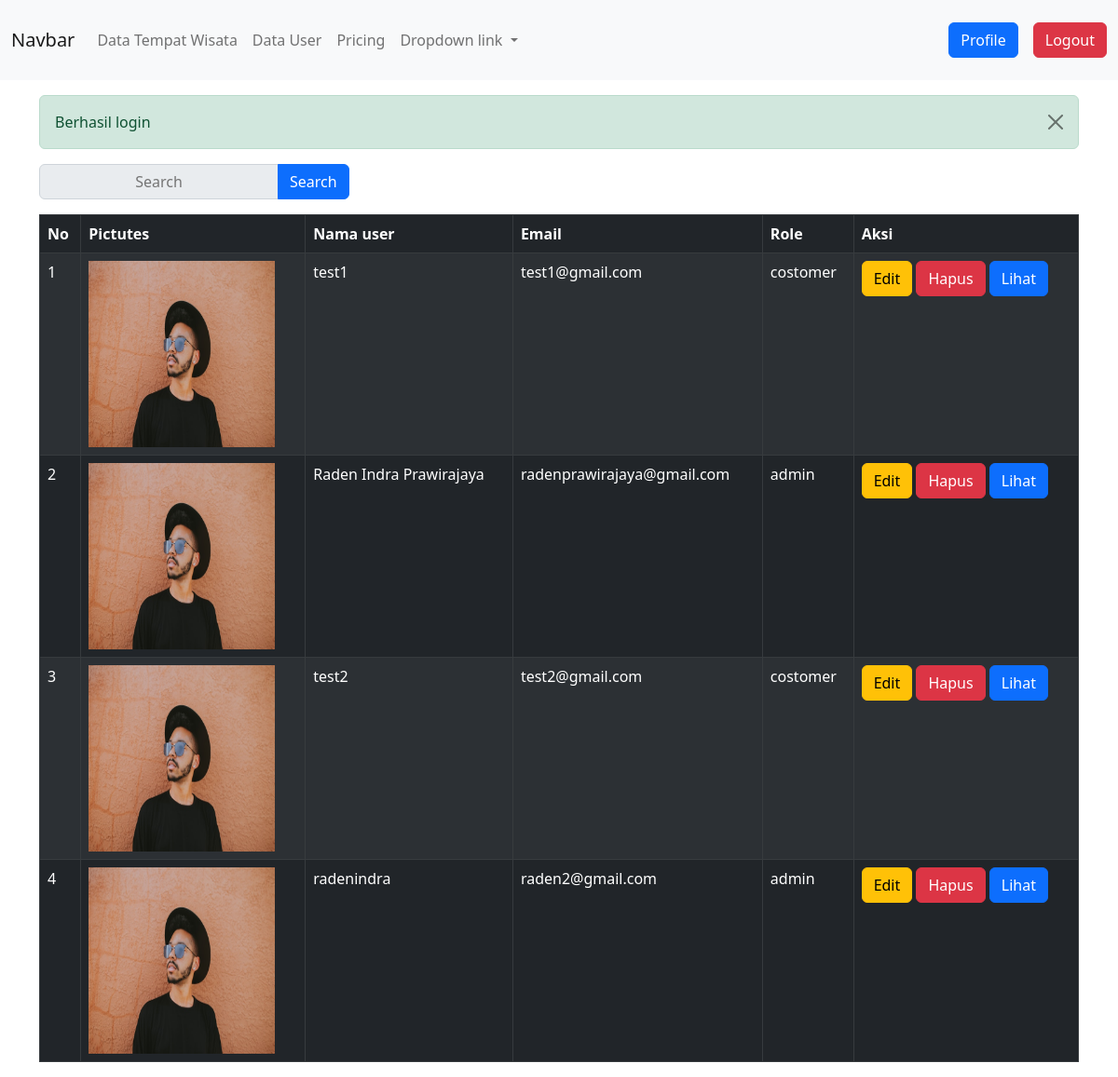
Page /admin/user/index.php (signed in) on the committed database.
### tables this page shows
CREATE TABLE `user` (
  `id_user` int NOT NULL,
  `username` varchar(255) NOT NULL,
  `password` varchar(255) NOT NULL,
  `email` varchar(255) NOT NULL,
  `gambar_user` varchar(255) NOT NULL,
  `role` enum('admin','costomer') NOT NULL
);

### admin/user/index.php (the view, shortened to what this page needs)
<?php include '../layout/navbar.php';
   if(isset($_SESSION['pesan'])){
       echo "<div class='alert alert-success alert-dismissible mt-3'>"
       .$_SESSION['pesan'].
       "<button type='button' class='btn-close' data-bs-dismiss='alert' aria-label='Close'></button></div>";
   }
   ?>
       <form id="search-form" class="input-group mb-3" >
           <input type="text" name="search" placeholder="Search" class="input-group-text search" id="search">
           <button type="submit" class="btn btn-primary" id="tombolCari">Search</button>
       </form>
       <div id="table">
       <table class="table table-dark table-striped table-responsive table table-hover table-bordered tableku">
           <thead>
           <tr>
               <th>No</th>
               <th>Pictutes</th>
               <th>Nama user</th>
               <th>Email</th>
               <th>Role</th>
               <th>Aksi</th>
           </tr>
           </thead>
           <tbody>
           <?php
           $query =$koneksi ->query("SELECT * FROM user");
           $i=1;
           while ($data = $query->fetch_assoc()):
               echo "<tr>";
               echo "<td>".$i++."</td>";
               echo "<td><img src='../../assets/img/".$data['gambar_user']."' width='200px' height='200px'></td>";
               echo "<td>".$data['username']."</td>";
               echo "<td>".$data['email']."</td>";
                echo "<td>".$data['role']."</td>";
               echo "<td>
                       <a href='edit_user_admin.php?id_user=".$data['id_user']."'><button type='button' class='btn btn-warning'>Edit</button></a>
                       <a href='index.php?id_user=".$data['id_user']."'><button type='button' class='btn btn-danger'>Hapus</button></a>
                       <a href='hapus_user.php?id_user=".$data['id_user']."'><button type='button' class='btn btn-primary'>Lihat</button></a> </td>";
               echo "</tr>";
           endwhile;
           ?>
           </tbody>
       </table>
       </div>
   <?php include '../layout/footer.php'?>

### admin/layout/navbar.php (shortened to what this page needs)
<?php require_once __DIR__ . '/../../controller/koneksi.php';
$activePage = 'homeCustomer';
function setActiveClass($page, $activePage) {
  return ($page === $activePage) ? 'active' : '';
}
$loginPath = '/pw2024_tubes_233040043/views/login/login.php';
$profilePath = '/pw2024_tubes_233040043/views/profile/profile.php';
$userPath = '/pw2024_tubes_233040043/admin/user/index.php';
$tempatPath = '/pw2024_tubes_233040043/admin/tempat/index.php';
$customerPath = '/pw2024_tubes_233040043/views/customer/index.php';
?>
<!DOCTYPE html>
<html lang="en">
<head>
  <link href="https://cdn.jsdelivr.net/npm/bootstrap@5.2.3/dist/css/bootstrap.min.css" rel="stylesheet">
  <link rel="stylesheet" href="../../assets/css/style.css">
</head>
<body>
  <nav class="navbar navbar-expand-lg bg-light">
    <div class="container-fluid">
      <a class="navbar-brand" href="<?= $customerPath ?>">Navbar</a>
      <div class="collapse navbar-collapse " id="navbarNavDropdown">
        <ul class="navbar-nav me-auto mb-2 mb-lg-0">
          <?php if(isset($_SESSION['role']) && $_SESSION['role'] === 'admin') { ?>
          <li class="nav-item">
            <a class="nav-link <?= setActiveClass('home', $activePage); ?>" aria-current="page" href="<?= $tempatPath ?>"> Data Tempat Wisata</a>
          </li>
          <li class="nav-item">
            <a class="nav-link <?= setActiveClass('user', $activePage); ?>" href="<?= $userPath ?>">Data User</a>
          </li>
          <?php }elseif (!isset($_SESSION['role']) || $_SESSION['role'] === 'costomer' ){ ?>
          <li class="nav-item">
            <a class="nav-link <?= setActiveClass('homeCustomer', $activePage); ?>" aria-current="page" href="<?= $customerPath ?>"> Home</a>
          </li>
          <?php } ?>
          <li class="nav-item">
            <a class="nav-link" href="#">Pricing</a>
          </li>
          <li class="nav-item dropdown">
            <a class="nav-link dropdown-toggle" href="#" role="button" data-bs-toggle="dropdown" aria-expanded="false">
              Dropdown link
            </a>
          </li>
        </ul>
        <form method="POST" action="">
          <ul class="navbar-nav ">
            <?php if (!isset($_SESSION['username'])) : ?>
              <li class="nav-item pe-3">
                <a href="<?= $loginPath; ?>"><button type="button" class="btn btn-primary my-3">Login</button></a>
              </li>
            <?php else : ?>
              <li class="nav-item pe-3">
                <a href="<?= $profilePath; ?>"><button type="button" name="profile" class="btn btn-primary my-3">Profile</button></a>
              </li>
              <li class="nav-item ">
                <button type="submit" name="logout" class="btn btn-danger my-3">Logout</button>
              </li>
            <?php endif; ?>
          </ul>
        </form>
      </div>
    </div>
  </nav>
  <section>
        <div id="main" class="container">

### admin/layout/footer.php (shortened to what this page needs)
</div>
</section>
</body>
</html>

### assets/css/style.css (style rules this page uses)
* { margin: 0; padding: 0; box-sizing: border-box; }

### rows in the picture
user: gambar_user (picture), username "test1", email "test1@gmail.com", role "costomer"
user: gambar_user (picture), username "Raden Indra Prawirajaya", email "radenprawirajaya@gmail.com", role "admin"
user: gambar_user (picture), username "test2", email "test2@gmail.com", role "costomer"
user: gambar_user (picture), username "radenindra", email "raden2@gmail.com", role "admin"

### other values in the picture
$_SESSION['pesan'] "Berhasil login"
